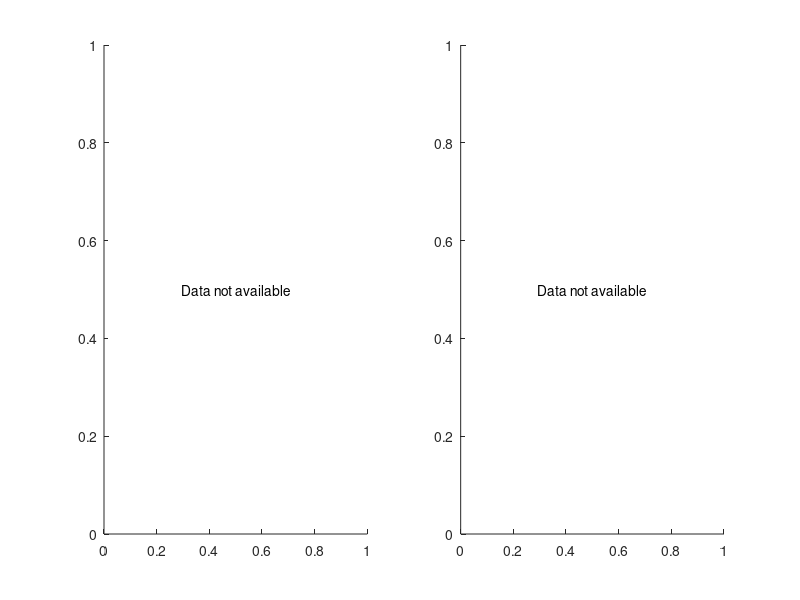

Recreate this plot in MATLAB.
%% Analyze Existing Experiment Results
% Extract performance metrics from saved result files
% Author: 2026-03-04

clear; clc; close all;

addpath(genpath('.'));

fprintf('========================================\n');
fprintf(' Analyze Existing Experiment Results\n');
fprintf('========================================\n\n');

%% Load TabuSearch results
fprintf('[1] Loading TabuSearch results...\n');
try
    load('results/results_TabuSearch.mat', 'results_Tabu', 'throughputs_Tabu', 'satisfactions_Tabu');
    fprintf('  OK: TabuSearch results loaded\n');

    if exist('throughputs_Tabu', 'var')
        fprintf('  - Throughput data: %d runs\n', length(throughputs_Tabu));
        fprintf('  - Average throughput: %.2f Mbps\n', mean(throughputs_Tabu(~isnan(throughputs_Tabu))));
    end
    if exist('satisfactions_Tabu', 'var')
        fprintf('  - Average satisfaction rate: %.2f%%\n', mean(satisfactions_Tabu(~isnan(satisfactions_Tabu)))*100);
    end
catch ME
    fprintf('  ERROR: %s\n', ME.message);
end

fprintf('\n');

%% Load DQN results
fprintf('[2] Loading DQN results...\n');
try
    load('results/results_DQN.mat', 'results_DQN', 'throughputs_DQN', 'satisfactions_DQN');
    fprintf('  OK: DQN results loaded\n');

    if exist('throughputs_DQN', 'var')
        fprintf('  - Throughput data: %d runs\n', length(throughputs_DQN));
        fprintf('  - Average throughput: %.2f Mbps\n', mean(throughputs_DQN(~isnan(throughputs_DQN))));
    end
    if exist('satisfactions_DQN', 'var')
        fprintf('  - Average satisfaction rate: %.2f%%\n', mean(satisfactions_DQN(~isnan(satisfactions_DQN)))*100);
    end
catch ME
    fprintf('  ERROR: %s\n', ME.message);
end

fprintf('\n');

%% Load DataObj result
fprintf('[3] Loading DataObj...\n');
try
    load('DataObj.mat', 'DataObj');
    fprintf('  OK: DataObj loaded\n');

    if isfield(DataObj, 'InterfFromAll_Down')
        [num_methods, num_slots, num_users, ~] = size(DataObj.InterfFromAll_Down);
        fprintf('  - Methods: %d\n', num_methods);
        fprintf('  - Time slots: %d\n', num_slots);
        fprintf('  - Users: %d\n', num_users);

        sinr_data = squeeze(DataObj.InterfFromAll_Down(:, :, :, 2));
        avg_sinr = mean(sinr_data(:), 'omitnan');
        fprintf('  - Average SINR: %.2f dB\n', avg_sinr);
    end

    if isfield(DataObj, 'UsrsTraffic') && isfield(DataObj, 'UsrsTransPort')
        demand = DataObj.UsrsTraffic(:, 1) + sum(DataObj.UsrsTraffic(:, 2:end), 2);
        transport = squeeze(sum(DataObj.UsrsTransPort, 3));

        if ~isempty(transport)
            satisfaction = mean(transport ./ demand', 'omitnan');
            fprintf('  - Traffic satisfaction rate: %.2f%%\n', satisfaction * 100);
        end
    end
catch ME
    fprintf('  ERROR: %s\n', ME.message);
end

fprintf('\n');

%% Generate comparison charts
fprintf('[4] Generating comparison charts...\n');

figure('Position', [100, 100, 1000, 400]);

% Subplot 1: Throughput comparison
subplot(1, 2, 1);
if exist('throughputs_Tabu', 'var') && exist('throughputs_DQN', 'var')
    tabu_avg = mean(throughputs_Tabu(~isnan(throughputs_Tabu)));
    dqn_avg = mean(throughputs_DQN(~isnan(throughputs_DQN)));
    bar([tabu_avg, dqn_avg]);
    set(gca, 'XTickLabel', {'Tabu Search', 'DQN'});
    ylabel('Throughput (Mbps)');
    title('Throughput Comparison');
    grid on;
    text(1, tabu_avg*1.02, sprintf('%.2f', tabu_avg), 'HorizontalAlignment', 'center');
    text(2, dqn_avg*1.02, sprintf('%.2f', dqn_avg), 'HorizontalAlignment', 'center');
else
    text(0.5, 0.5, 'Data not available', 'HorizontalAlignment', 'center');
end

% Subplot 2: Satisfaction rate comparison
subplot(1, 2, 2);
if exist('satisfactions_Tabu', 'var') && exist('satisfactions_DQN', 'var')
    tabu_sat = mean(satisfactions_Tabu(~isnan(satisfactions_Tabu)))*100;
    dqn_sat = mean(satisfactions_DQN(~isnan(satisfactions_DQN)))*100;
    bar([tabu_sat, dqn_sat], 'FaceColor', [0.8, 0.4, 0.4]);
    set(gca, 'XTickLabel', {'Tabu Search', 'DQN'});
    ylabel('Satisfaction Rate (%)');
    title('Satisfaction Rate Comparison');
    grid on;
    text(1, tabu_sat*1.02, sprintf('%.2f%%', tabu_sat), 'HorizontalAlignment', 'center');
    text(2, dqn_sat*1.02, sprintf('%.2f%%', dqn_sat), 'HorizontalAlignment', 'center');
else
    text(0.5, 0.5, 'Data not available', 'HorizontalAlignment', 'center');
end

% Save
if ~exist('results', 'dir')
    mkdir('results');
end
saveas(gcf, 'results/existing_results_comparison.png');
fprintf('  OK: Saved to results/existing_results_comparison.png\n\n');

fprintf('========================================\n');
fprintf(' Analysis Complete!\n');
fprintf('========================================\n\n');
